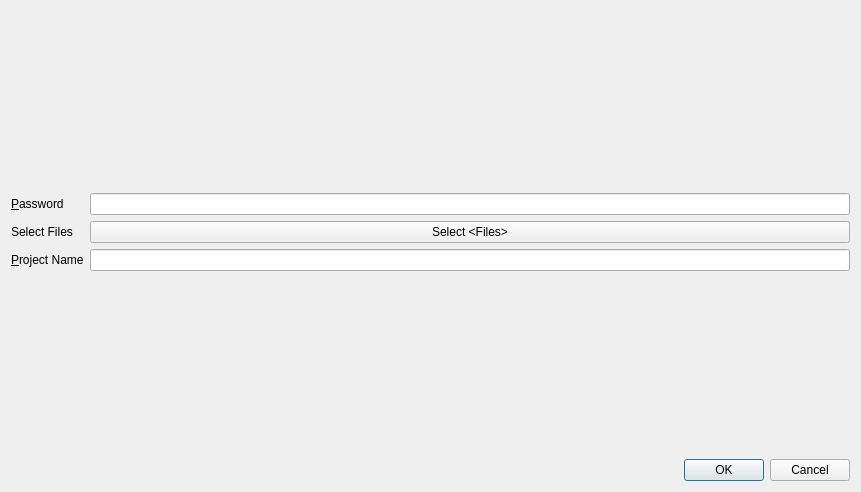
<?xml version="1.0" encoding="UTF-8"?>
<ui version="4.0">
 <class>Dialog</class>
 <widget class="QDialog" name="Dialog">
  <property name="geometry">
   <rect>
    <x>0</x>
    <y>0</y>
    <width>861</width>
    <height>492</height>
   </rect>
  </property>
  <property name="windowTitle">
   <string>Select Files..</string>
  </property>
  <layout class="QVBoxLayout" name="verticalLayout">
   <item>
    <layout class="QFormLayout" name="formLayout">
     <item row="1" column="0">
      <widget class="QLabel" name="label">
       <property name="text">
        <string>&amp;Password</string>
       </property>
       <property name="buddy">
        <cstring>PasswordQLineEdit</cstring>
       </property>
      </widget>
     </item>
     <item row="1" column="1">
      <widget class="QLineEdit" name="PasswordQLineEdit"/>
     </item>
     <item row="2" column="0">
      <widget class="QLabel" name="label_2">
       <property name="text">
        <string>Select Files</string>
       </property>
       <property name="buddy">
        <cstring>selectFilesButton</cstring>
       </property>
      </widget>
     </item>
     <item row="2" column="1">
      <widget class="SelectFilesQPushButton" name="selectFilesButton">
       <property name="text">
        <string>Select &lt;Files&gt;</string>
       </property>
      </widget>
     </item>
     <item row="3" column="0">
      <widget class="QLabel" name="label_3">
       <property name="text">
        <string>&amp;Project Name</string>
       </property>
       <property name="buddy">
        <cstring>ProjectNameQLineEdit</cstring>
       </property>
      </widget>
     </item>
     <item row="3" column="1">
      <widget class="QLineEdit" name="ProjectNameQLineEdit"/>
     </item>
     <item row="4" column="1">
      <spacer name="verticalSpacer">
       <property name="orientation">
        <enum>Qt::Vertical</enum>
       </property>
       <property name="sizeHint" stdset="0">
        <size>
         <width>20</width>
         <height>40</height>
        </size>
       </property>
      </spacer>
     </item>
     <item row="0" column="1">
      <spacer name="verticalSpacer_2">
       <property name="orientation">
        <enum>Qt::Vertical</enum>
       </property>
       <property name="sizeHint" stdset="0">
        <size>
         <width>20</width>
         <height>40</height>
        </size>
       </property>
      </spacer>
     </item>
    </layout>
   </item>
   <item>
    <widget class="QDialogButtonBox" name="buttonBox">
     <property name="orientation">
      <enum>Qt::Horizontal</enum>
     </property>
     <property name="standardButtons">
      <set>QDialogButtonBox::Cancel|QDialogButtonBox::Ok</set>
     </property>
    </widget>
   </item>
  </layout>
 </widget>
 <customwidgets>
  <customwidget>
   <class>SelectFilesQPushButton</class>
   <extends>QPushButton</extends>
   <header>button.h</header>
  </customwidget>
 </customwidgets>
 <tabstops>
  <tabstop>PasswordQLineEdit</tabstop>
  <tabstop>selectFilesButton</tabstop>
  <tabstop>ProjectNameQLineEdit</tabstop>
 </tabstops>
 <resources/>
 <connections>
  <connection>
   <sender>buttonBox</sender>
   <signal>rejected()</signal>
   <receiver>Dialog</receiver>
   <slot>reject()</slot>
   <hints>
    <hint type="sourcelabel">
     <x>466</x>
     <y>370</y>
    </hint>
    <hint type="destinationlabel">
     <x>286</x>
     <y>274</y>
    </hint>
   </hints>
  </connection>
 </connections>
</ui>
